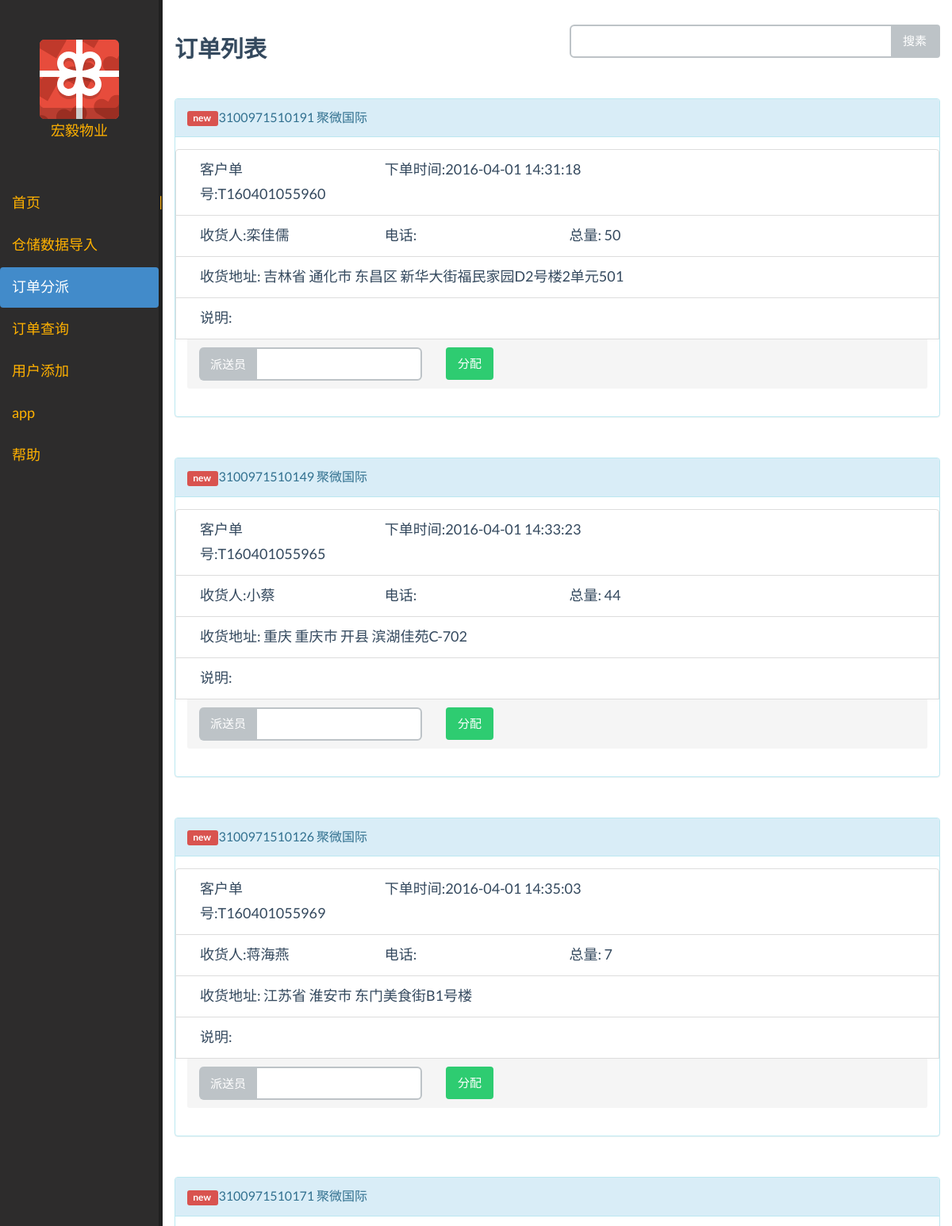
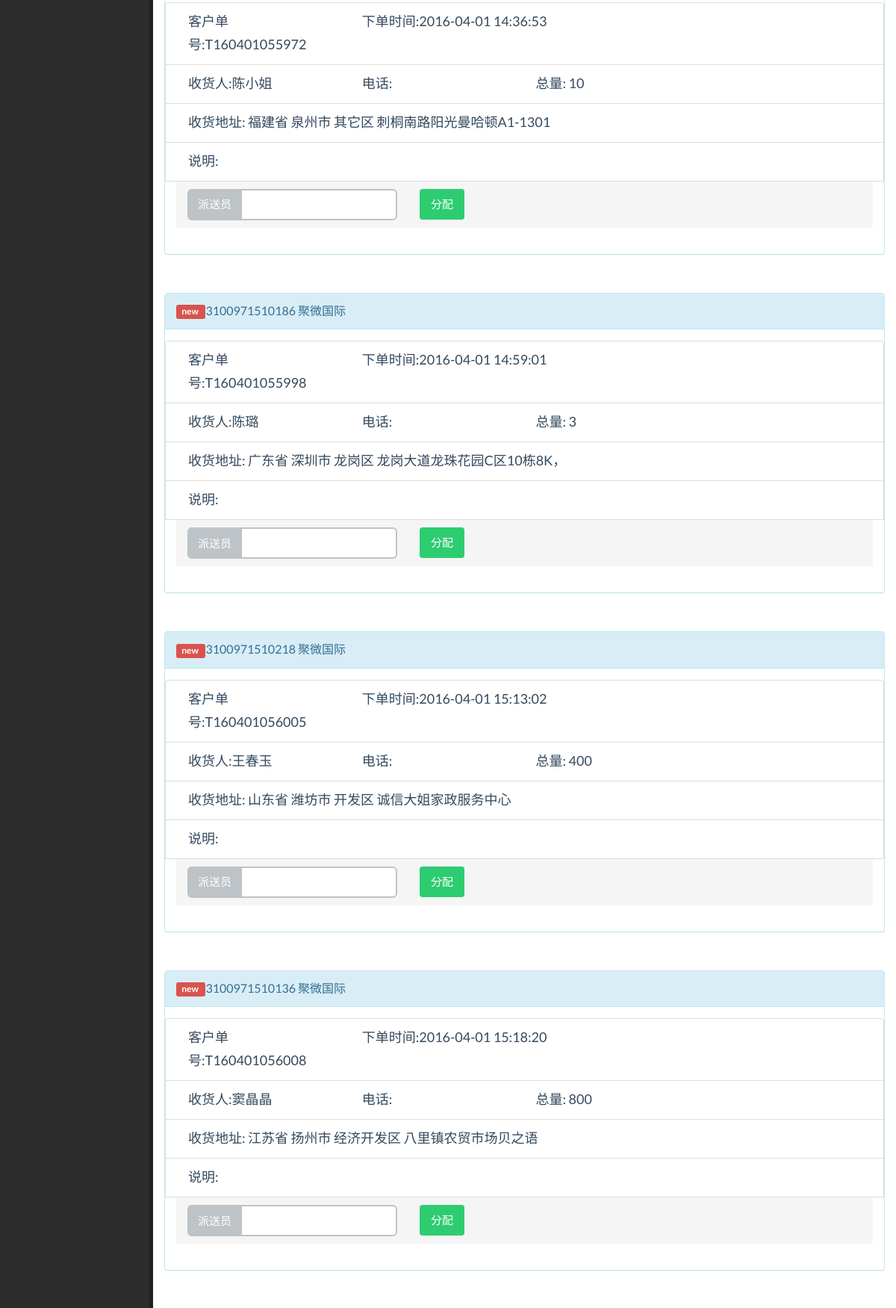
The app's page /order_query_page/2 (upper part) with its own data (2 pictures, top to bottom).
### apps/data/transgodatabase.py (models this page shows, shortened)
class Order(Base):
    __tablename__ = "order"
    ID = Column(String(20), primary_key=True)
    clienter = Column(String(20), nullable=False)
    tick = Column(String(20))
    user = Column(String(6))
    addr = Column(String(128), nullable=False)
    tel = Column(String(11))
    count = Column(Integer)
    express = Column(String(10))
    time = Column(DateTime,
            default=datetime.now)
    descript = Column(String(256))
    print_status = Column(String(5))
    cancel_status = Column(Boolean)
    status = Column(String(10), nullable=False, default="Import")
    courise = Column(Integer, ForeignKey("courise.courise_id"))

### apps/main/views.py (the view)
@main_app.route("/order_query_page/<int:page_number>")
def order_post_page(page_number):
    session = make_session()
    orders = session.query(Order)\
        .filter(Order.status != "Finish")\
        .filter(Order.courise == None)\
        .order_by(Order.time)\
        .limit(PAGE_COUNT)\
        .offset((page_number - 1) * PAGE_COUNT)
    page_num = page_number + 1
    return render_template("order_query_frame.html",
                           orders=orders,
                           num=page_num)

### apps/data/transgodatabase.py (called while the page is built)
def make_session():
    Session = sessionmaker(bind=engine)
    session = Session()
    return session

### templates/order_query_frame.html (shortened to what this page needs)
{% extends "main_frame.html" %}
{% block main_content %}
{% include "order_query.html" %}
{% endblock %}

### templates/order_query.html (shortened to what this page needs)
{% extends "main_content.html" %}
{% block main_content %}
<br/>
<div class="row">
    <div class="col-lg-6">
        <h4>订单列表</h4>
    </div>
    <div class="col-lg-6">
        <div class="input-group">
            <input id="search_order_id" class="form-control" name="" type="text" value=""/>
            <span class="input-group-btn">
                <button class="btn btn-default" onclick="searchOrder()" type="button">
                    搜素
                </button>
            </span>
        </div>
    </div>
</div>
<br/>
{% for order in orders %}
<div class="panel panel-info">
    <div class="panel-heading">
        <div class="panel-title">
            {% if not order.courise %}
            <div class="label label-danger"> new </div>
            {% endif %}
            {{ order.ID }} {{order.clienter}}
        </div>
    </div>
    <div class="panel-body">
        <div class="list-group">
            <div class="row list-group-item">
                <div class="col-xs-3">客户单号:{{order.tick}}</div>
                <div class="col-xs-6">下单时间:{{order.time}}</div>
            </div>
            <div class="row list-group-item">
                <div class="col-xs-3">收货人:{{order.user}}</div>
                <div class="col-xs-3">电话: {{order.tel}}</div>
                <div class="col-xs-3">总量: {{order.count}}</div>
            </div>
            <div class="row list-group-item">
                <div class="col-xs-12">
                    <span>收货地址:</span>
                    <span>{{order.addr}}</span>
                </div>
            </div>
            <div class="row list-group-item">
                <div class="col-xs-12">
                    <span>说明:</span>
                </div>
            </div>
            <div class="panel-footer">
            {% if order.courise %}
            <div class="row">
                <div class="col-md-4">
                    <div class="input-group">
                        <sapn class="input-group-addon">派送员</sapn>
                        <input type="text" class="form-control" value="{{order.courise}}" readonly/>
                    </div>
                </div>
            </div>
            {% else %}
            <div class="row">
                <div class="col-md-4">
                    <div class="input-group">
                        <sapn class="input-group-addon">派送员</sapn>
                        <input type="text" id="{{order.ID}}_post" class="form-control">
                    </div>
                </div>
                <span class="col-md-1">
                    <input type="button" class="btn btn-success" data-id="{{order.ID}}" value="分配" onclick=javascript:post_order("{{order.ID}}")></input>
                </span>
            </div>
            {% endif %}
            </div>
        </div>
    </div>
</div>
<br/>
{% endfor %}
{% endblock %}

### records on screen
Order: shows "new", ID "3100971510191", clienter "聚微国际", tick "T160401055960", time "2016-04-01 14:31:18", user "栾佳儒", count "50", addr "吉林省 通化市 东昌区 新华大街福民家园D2号楼2单元501"
Order: shows "new", ID "3100971510149", clienter "聚微国际", tick "T160401055965", time "2016-04-01 14:33:23", user "小蔡", count "44", addr "重庆 重庆市 开县 滨湖佳苑C-702"
Order: shows "new", ID "3100971510126", clienter "聚微国际", tick "T160401055969", time "2016-04-01 14:35:03", user "蒋海燕", count "7", addr "江苏省 淮安市 东门美食街B1号楼"
Order: shows "new", ID "3100971510171", clienter "聚微国际", tick "T160401055972", time "2016-04-01 14:36:53", user "陈小姐", count "10", addr "福建省 泉州市 其它区 刺桐南路阳光曼哈顿A1-1301"
Order: shows "new", ID "3100971510186", clienter "聚微国际", tick "T160401055998", time "2016-04-01 14:59:01", user "陈璐", count "3", addr "广东省 深圳市 龙岗区 龙岗大道龙珠花园C区10栋8K，"
Order: shows "new", ID "3100971510218", clienter "聚微国际", tick "T160401056005", time "2016-04-01 15:13:02", user "王春玉", count "400", addr "山东省 潍坊市 开发区 诚信大姐家政服务中心"
Order: shows "new", ID "3100971510136", clienter "聚微国际", tick "T160401056008", time "2016-04-01 15:18:20", user "窦晶晶", count "800", addr "江苏省 扬州市 经济开发区 八里镇农贸市场贝之语"
